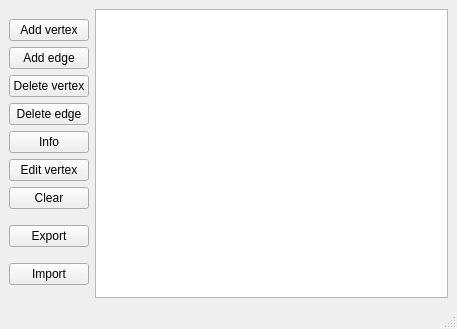
<?xml version="1.0" encoding="UTF-8"?>
<ui version="4.0">
 <class>Window</class>
 <widget class="QMainWindow" name="Window">
  <property name="geometry">
   <rect>
    <x>0</x>
    <y>0</y>
    <width>457</width>
    <height>329</height>
   </rect>
  </property>
  <property name="windowTitle">
   <string>MainWindow</string>
  </property>
  <widget class="QWidget" name="centralwidget">
   <layout class="QHBoxLayout" name="horizontalLayout">
    <item>
     <layout class="QVBoxLayout" name="verticalLayout_2">
      <item>
       <layout class="QVBoxLayout" name="verticalLayout">
        <item>
         <widget class="QPushButton" name="addVertexButton">
          <property name="text">
           <string>Add vertex</string>
          </property>
         </widget>
        </item>
        <item>
         <widget class="QPushButton" name="addEdgeButton">
          <property name="text">
           <string>Add edge</string>
          </property>
         </widget>
        </item>
        <item>
         <widget class="QPushButton" name="removeVertexButton">
          <property name="text">
           <string>Delete vertex</string>
          </property>
         </widget>
        </item>
        <item>
         <widget class="QPushButton" name="removeEdgeButton">
          <property name="text">
           <string>Delete edge</string>
          </property>
         </widget>
        </item>
        <item>
         <widget class="QPushButton" name="addInformationButton">
          <property name="text">
           <string>Info</string>
          </property>
         </widget>
        </item>
        <item>
         <widget class="QPushButton" name="changeVertexButton">
          <property name="text">
           <string>Edit vertex</string>
          </property>
         </widget>
        </item>
        <item>
         <widget class="QPushButton" name="addClearsceneButton">
          <property name="text">
           <string>Clear</string>
          </property>
         </widget>
        </item>
       </layout>
      </item>
      <item>
       <widget class="QPushButton" name="export_2">
        <property name="text">
         <string>Export</string>
        </property>
       </widget>
      </item>
      <item>
       <widget class="QPushButton" name="import_2">
        <property name="text">
         <string>Import</string>
        </property>
       </widget>
      </item>
     </layout>
    </item>
    <item>
     <widget class="QGraphicsView" name="graphicsView"/>
    </item>
   </layout>
  </widget>
  <widget class="QMenuBar" name="menubar">
   <property name="geometry">
    <rect>
     <x>0</x>
     <y>0</y>
     <width>457</width>
     <height>21</height>
    </rect>
   </property>
  </widget>
  <widget class="QStatusBar" name="statusbar"/>
 </widget>
 <resources/>
 <connections/>
</ui>
